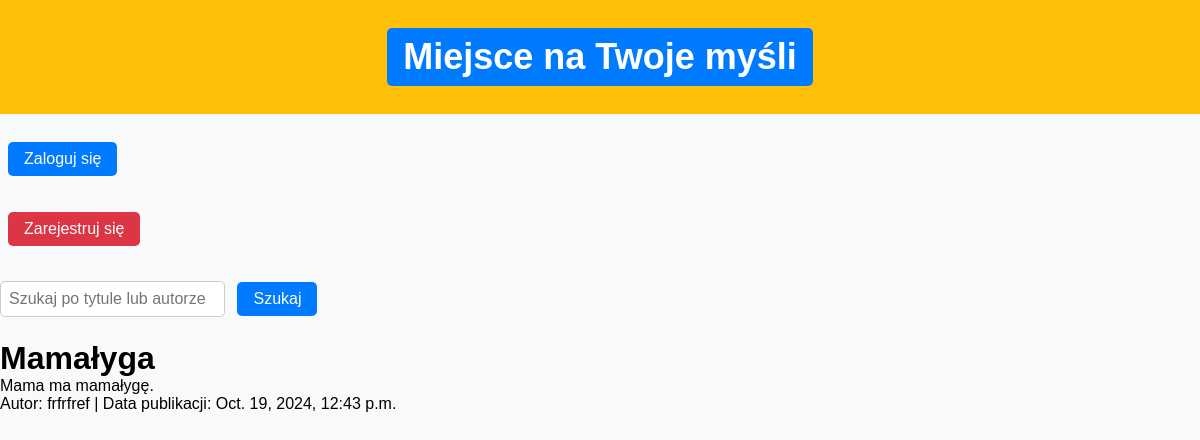
The app's page /post/1/ with its own data.
### blog/models.py (models this page shows, shortened)
class Post(models.Model):
    title = models.CharField(max_length=200)
    content = models.TextField()
    author = models.ForeignKey(User, on_delete=models.CASCADE)
    created_at = models.DateTimeField(auto_now_add=True)
    updated_at = models.DateTimeField(auto_now=True)
    published_date = models.DateTimeField(null=True, blank=True)

### blog_project/views.py (the view)
# urls.py: path('post/<int:pk>/', PostDetailView.as_view(), name='post_detail'),
class PostDetailView(DetailView):
    model = Post
    template_name = 'blog/post_detail.html'

### blog/templates/blog/post_detail.html (shortened to what this page needs)
{% extends 'base.html' %} {% block content %}
<h1>{{ post.title }}</h1>
<p>{{ post.content }}</p>
<p>
  Autor: {{ post.author.username }} | Data publikacji: {{ post.created_at }}
</p>
 {% endblock %}

### blog/static/css/styles.css (style rules this page uses)
* { margin: 0; padding: 0; box-sizing: border-box; }
body { font-family: Arial, sans-serif; background-color: #f8f9fa; }

### records on screen
Post: title "Mamałyga", content "Mama ma mamałygę.", author.username "frfrfref", created_at "Oct. 19, 2024, 12:43 p.m."
